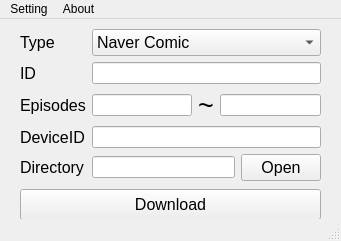
<?xml version="1.0" encoding="UTF-8"?>
<ui version="4.0">
 <class>MainWindow</class>
 <widget class="QMainWindow" name="MainWindow">
  <property name="geometry">
   <rect>
    <x>0</x>
    <y>0</y>
    <width>341</width>
    <height>241</height>
   </rect>
  </property>
  <property name="windowTitle">
   <string>MainWindow</string>
  </property>
  <widget class="QWidget" name="centralwidget">
   <widget class="QWidget" name="formLayoutWidget">
    <property name="geometry">
     <rect>
      <x>20</x>
      <y>10</y>
      <width>301</width>
      <height>152</height>
     </rect>
    </property>
    <layout class="QFormLayout" name="formLayout_2">
     <item row="0" column="0">
      <widget class="QLabel" name="label">
       <property name="font">
        <font>
         <family>Arial</family>
         <pointsize>12</pointsize>
        </font>
       </property>
       <property name="text">
        <string>Type</string>
       </property>
      </widget>
     </item>
     <item row="0" column="1">
      <widget class="QComboBox" name="comboBox_webtoon_type">
       <property name="font">
        <font>
         <family>Arial</family>
         <pointsize>12</pointsize>
        </font>
       </property>
       <item>
        <property name="text">
         <string>Naver Comic</string>
        </property>
       </item>
       <item>
        <property name="text">
         <string>Kakao Page</string>
        </property>
       </item>
       <item>
        <property name="text">
         <string>Daum Webtoon</string>
        </property>
       </item>
       <item>
        <property name="text">
         <string>Lezhin Comics</string>
        </property>
       </item>
      </widget>
     </item>
     <item row="1" column="0">
      <widget class="QLabel" name="label_2">
       <property name="font">
        <font>
         <family>Arial</family>
         <pointsize>12</pointsize>
        </font>
       </property>
       <property name="text">
        <string>ID</string>
       </property>
      </widget>
     </item>
     <item row="2" column="0">
      <widget class="QLabel" name="label_4">
       <property name="font">
        <font>
         <family>Arial</family>
         <pointsize>12</pointsize>
        </font>
       </property>
       <property name="text">
        <string>Episodes</string>
       </property>
      </widget>
     </item>
     <item row="2" column="1">
      <layout class="QHBoxLayout" name="horizontalLayout">
       <item>
        <widget class="QLineEdit" name="lineEdit_start"/>
       </item>
       <item>
        <widget class="QLabel" name="label_5">
         <property name="font">
          <font>
           <family>Arial</family>
           <pointsize>20</pointsize>
          </font>
         </property>
         <property name="text">
          <string>~</string>
         </property>
        </widget>
       </item>
       <item>
        <widget class="QLineEdit" name="lineEdit_end"/>
       </item>
      </layout>
     </item>
     <item row="3" column="0">
      <widget class="QLabel" name="label_3">
       <property name="font">
        <font>
         <family>Arial</family>
         <pointsize>12</pointsize>
        </font>
       </property>
       <property name="text">
        <string>DeviceID</string>
       </property>
      </widget>
     </item>
     <item row="3" column="1">
      <widget class="QLineEdit" name="lineEdit_deviceid"/>
     </item>
     <item row="4" column="0">
      <widget class="QLabel" name="label_6">
       <property name="font">
        <font>
         <family>Arial</family>
         <pointsize>12</pointsize>
        </font>
       </property>
       <property name="text">
        <string>Directory</string>
       </property>
      </widget>
     </item>
     <item row="4" column="1">
      <layout class="QHBoxLayout" name="horizontalLayout_2">
       <item>
        <widget class="QLineEdit" name="lineEdit_directory">
         <property name="frame">
          <bool>true</bool>
         </property>
        </widget>
       </item>
       <item>
        <widget class="QPushButton" name="pushButton_open">
         <property name="font">
          <font>
           <family>Arial</family>
           <pointsize>12</pointsize>
          </font>
         </property>
         <property name="text">
          <string>Open</string>
         </property>
        </widget>
       </item>
      </layout>
     </item>
     <item row="1" column="1">
      <widget class="QLineEdit" name="lineEdit_id"/>
     </item>
    </layout>
   </widget>
   <widget class="QPushButton" name="pushButton_download">
    <property name="geometry">
     <rect>
      <x>20</x>
      <y>170</y>
      <width>301</width>
      <height>31</height>
     </rect>
    </property>
    <property name="font">
     <font>
      <family>Arial</family>
      <pointsize>12</pointsize>
     </font>
    </property>
    <property name="text">
     <string>Download</string>
    </property>
   </widget>
  </widget>
  <widget class="QMenuBar" name="menubar">
   <property name="geometry">
    <rect>
     <x>0</x>
     <y>0</y>
     <width>341</width>
     <height>21</height>
    </rect>
   </property>
   <widget class="QMenu" name="menuSetting">
    <property name="title">
     <string>Setting</string>
    </property>
    <addaction name="actionRead_Cookie_Data"/>
   </widget>
   <widget class="QMenu" name="menuVersion">
    <property name="title">
     <string>About</string>
    </property>
    <addaction name="actionVersion"/>
   </widget>
   <addaction name="menuSetting"/>
   <addaction name="menuVersion"/>
  </widget>
  <widget class="QStatusBar" name="statusbar"/>
  <action name="actionRead_Cookie_Data">
   <property name="text">
    <string>Read Cookie Data</string>
   </property>
  </action>
  <action name="actionVersion">
   <property name="text">
    <string>Version</string>
   </property>
  </action>
 </widget>
 <resources/>
 <connections/>
</ui>
